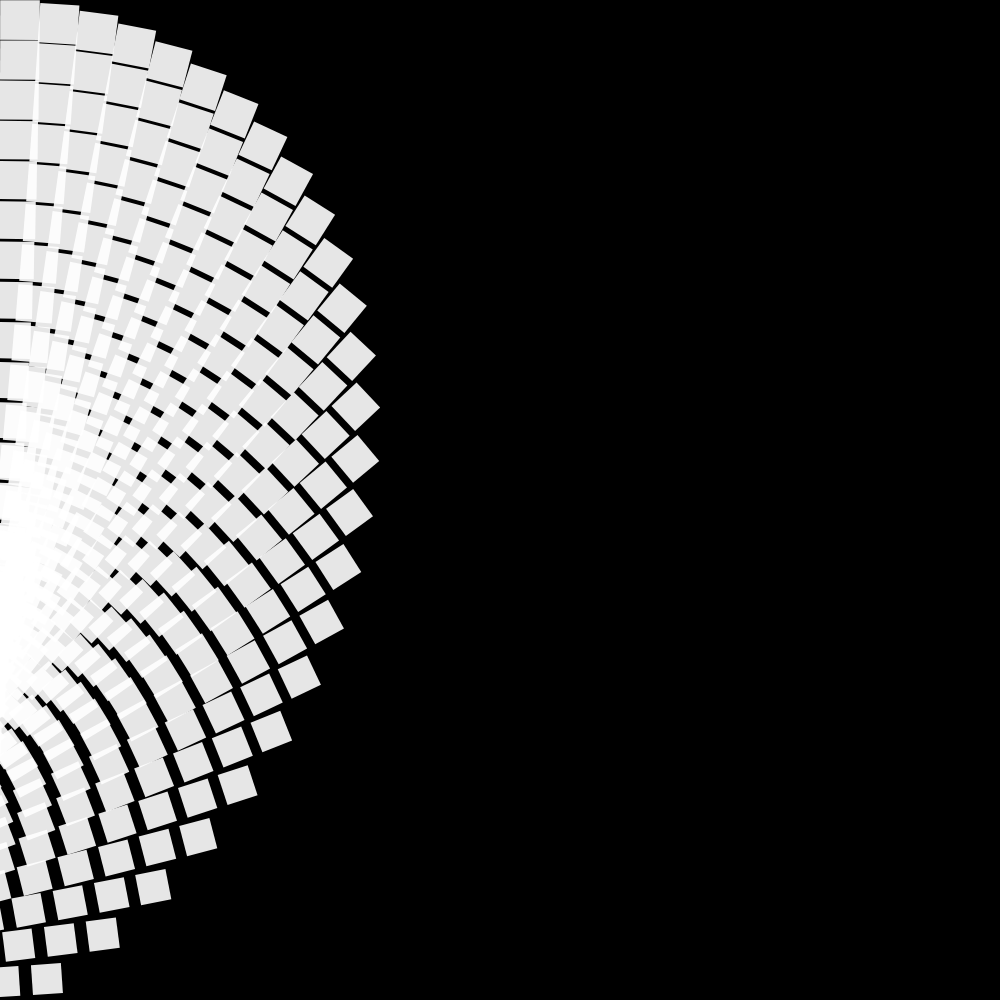
Frame 1 (no input)
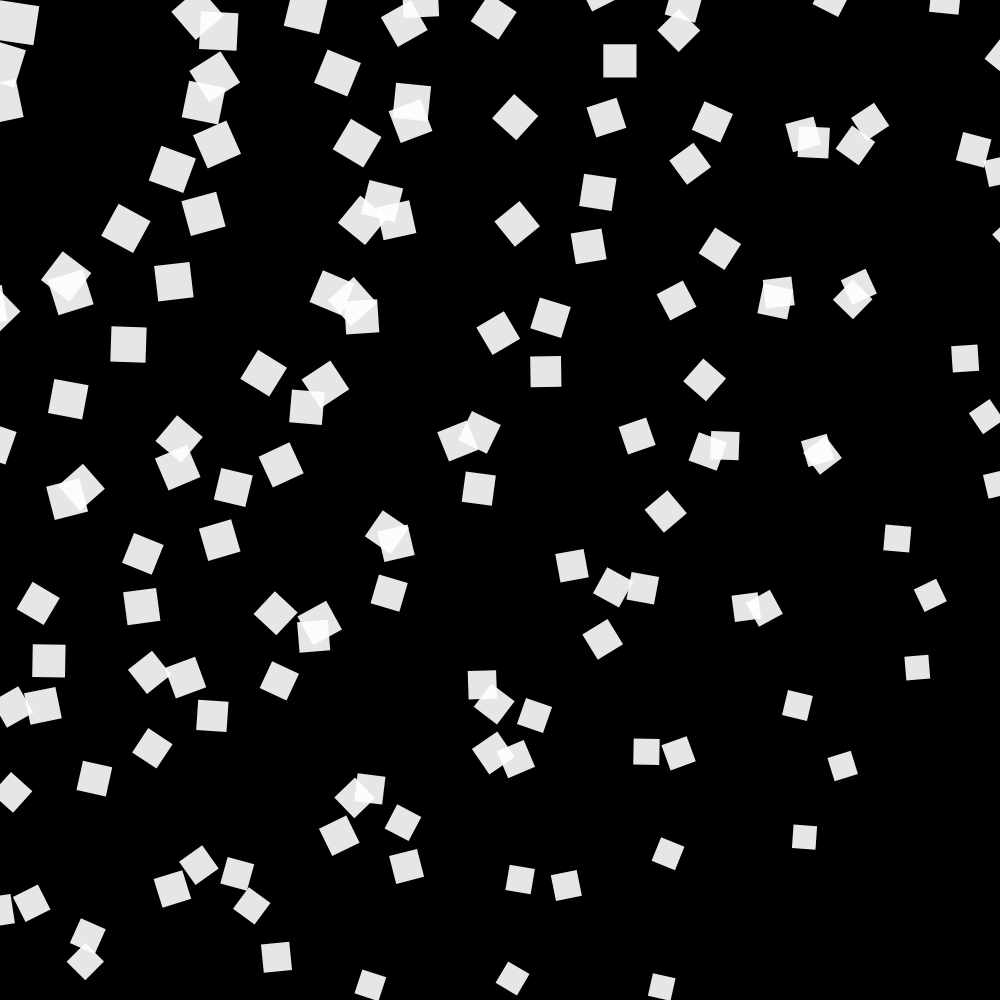
Frame 60 (no input)
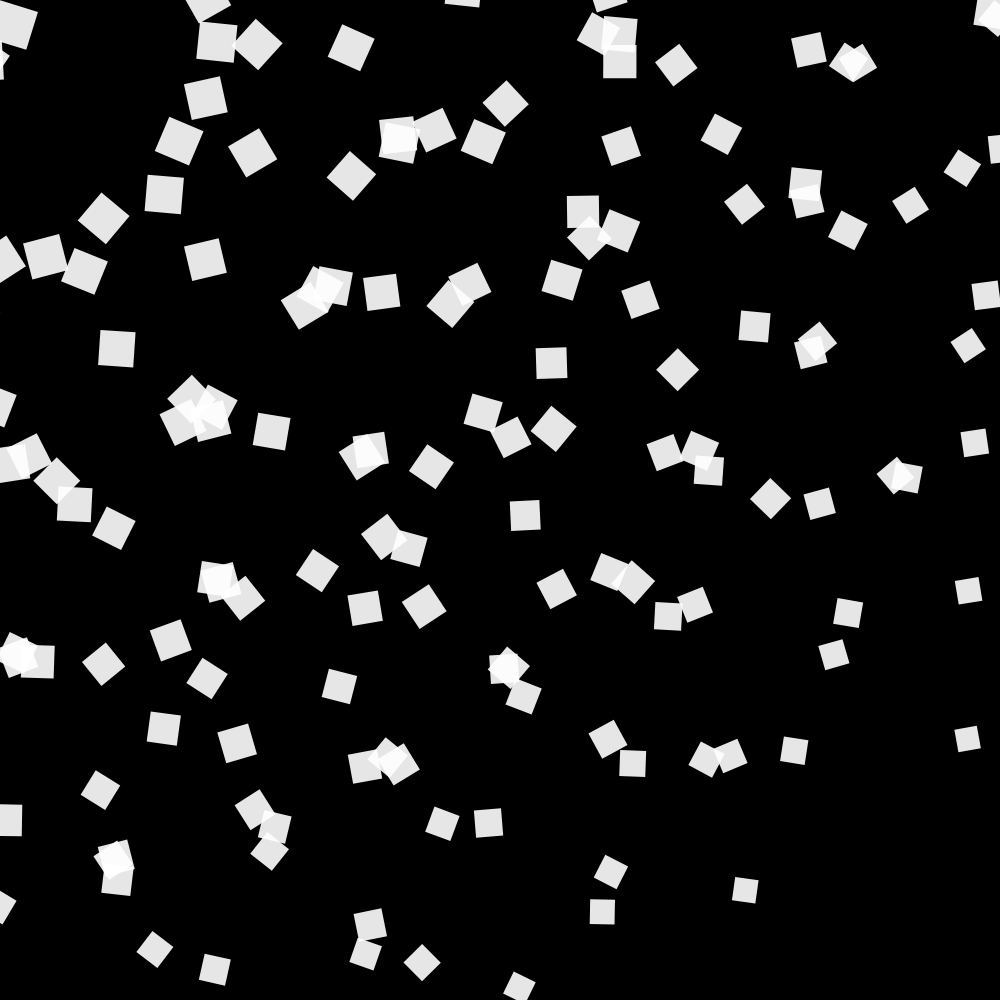
Frame 120 (the mouse pressed at the canvas centre since frame 60)

The p5.js sketch that drew these frames (run headless with seeded random() and noise() and a simulated clock; from frame 60 on, the mouse is pressed at the canvas centre):

// p5.js sketch
// ── sketch.js
var winWidth = 1000;
var winHeight = 1000;
var px = [];
var py = [];
var cellSize = 40;
var pos_x_slider, pos_y_slider;

function setup() {
  createP('Center Point');
  pos_x_slider = createSlider(0, winWidth, 0);

  createP('Rotate Speed');
  size_slider = createSlider(1, 50, 25);
  
  createCanvas(winWidth, winHeight);
  background(0);
  noStroke();
  fill(255, 255, 255, 230);



}

function draw() {
  background(0);

  for (var i = cellSize / 2; i < winWidth; i = i + cellSize) {
    for (var j = cellSize / 2; j < winHeight; j = j + cellSize) {
      translate(pos_x_slider.value(), pos_x_slider.value());
      rotate(frameCount * size_slider.value() * 0.0001);
      var d = 0.2 * i / cellSize + 0.2 * j / cellSize;
      quad(i + cellSize / 2 - d, j + cellSize / 2 - d,
        i + cellSize / 2 - d, j - cellSize / 2 + d,
        i - cellSize / 2 + d, j - cellSize / 2 + d,
        i - cellSize / 2 + d, j + cellSize / 2 - d)
    }
  }
}
